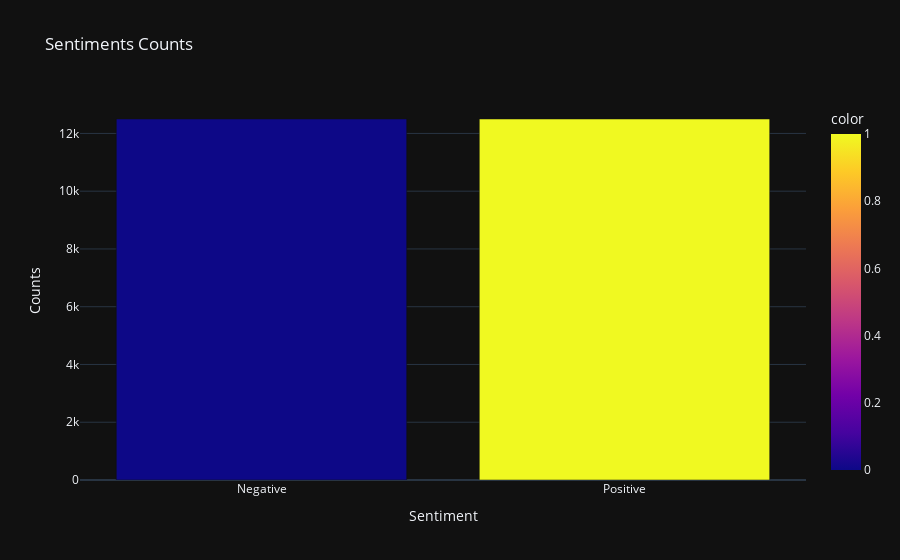

Notebook code cell kept with this figure:
### Code cell
sentiment_counts = train_df['sentiment'].value_counts()
 
fig =px.bar(x= {0:'Negative',1:'Positive'},
            y= sentiment_counts.values,
            color=sentiment_counts.index,
            color_discrete_sequence =  px.colors.qualitative.Dark24,
            title='<b>Sentiments Counts')
 
fig.update_layout(title='Sentiments Counts',
                  xaxis_title='Sentiment',
                  yaxis_title='Counts',
                  template='plotly_dark')
 
# Show the bar chart
fig.show()
#pyo.plot(fig, filename = 'Sentiments Counts.html', auto_open = True)

### Figure 1 — Plotly figure (JSON) as saved in the notebook; plotly's stock layout.template omitted (floating-point values rounded to 4 significant figures)
{"data": [{"alignmentgroup": "True", "hovertemplate": "x=%{x}<br>y=%{y}<br>color=%{marker.color}<extra></extra>", "legendgroup": "", "marker": {"color": [0, 1], "coloraxis": "coloraxis", "pattern": {"shape": ""}}, "name": "", "offsetgroup": "", "orientation": "v", "showlegend": false, "textposition": "auto", "type": "bar", "x": ["Negative", "Positive"], "xaxis": "x", "y": [12500, 12500], "yaxis": "y"}], "layout": {"autosize": true, "barmode": "relative", "coloraxis": {"colorbar": {"title": {"text": "color"}}, "colorscale": [[0, "#0d0887"], [0.1111, "#46039f"], [0.2222, "#7201a8"], [0.3333, "#9c179e"], [0.4444, "#bd3786"], [0.5556, "#d8576b"], [0.6667, "#ed7953"], [0.7778, "#fb9f3a"], [0.8889, "#fdca26"], [1, "#f0f921"]]}, "legend": {"tracegroupgap": 0}, "title": {"text": "Sentiments Counts"}, "xaxis": {"anchor": "y", "autorange": true, "domain": [0, 1], "range": [-0.5, 1.5], "title": {"text": "Sentiment"}, "type": "category"}, "yaxis": {"anchor": "x", "autorange": true, "domain": [0, 1], "range": [0, 13160.0], "title": {"text": "Counts"}, "type": "linear"}}}
